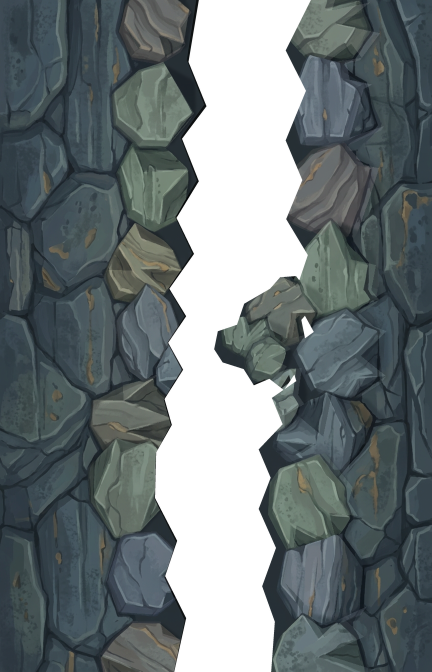
#> input picture design/cave-room/assets/room-albedo.png, 864 x 1344 px (shown at 1/2 size)
$ python finish_assets.py
#> lines starting #> are read from the running program, lines starting #| are printed output that depends on the picture
from pathlib import Path
from PIL import Image
import json

ROOT=Path(__file__).resolve().parent / "assets"
geometry=Image.open(ROOT/'room-albedo.png').convert('RGBA')
#> geometry is the input picture: PIL image 864x1344 RGBA; mean R, G, B, A 58.2, 68, 70.1, 197.8
geometry.save(ROOT/'room-geometry-albedo.png')
paint=Image.open(ROOT/'painted-atlas.png').convert('RGB').resize(geometry.size,Image.Resampling.LANCZOS)
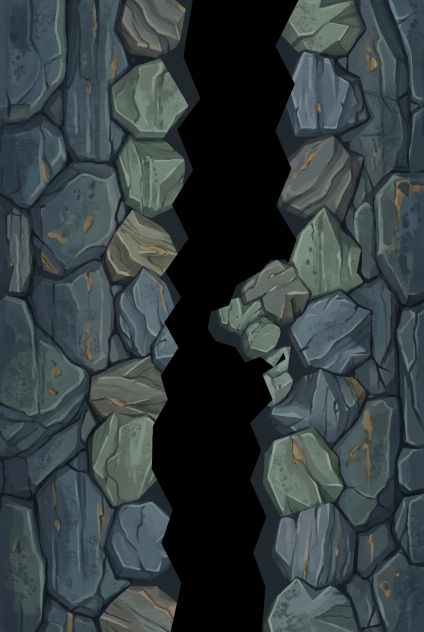
#> input picture design/cave-room/assets/painted-atlas.png, 848 x 1264 px (shown at 1/2 size)
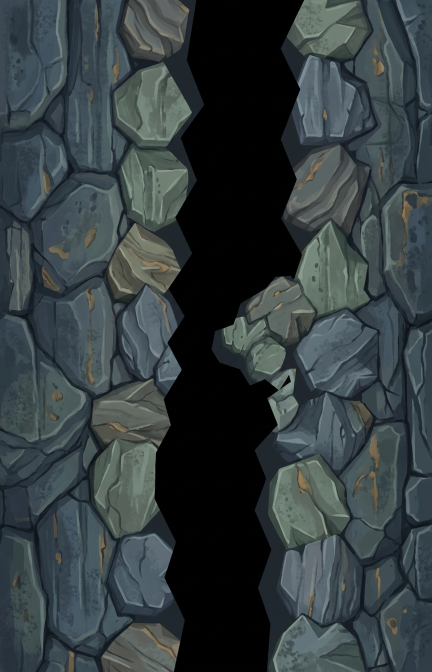
#> paint: PIL image 864x1344 RGB (shown at 1/2 size); mean R, G, B 52.1, 61.4, 63.7
# Preserve the exact existing collision silhouette and its fractional AA coverage.
color=Image.blend(geometry.convert('RGB'),paint,.80).convert('RGBA')
color.putalpha(geometry.getchannel('A'))
color.save(ROOT/'room-albedo.png')
assert list(color.getchannel('A').getdata())==list(geometry.getchannel('A').getdata())
(ROOT/'asset-pipeline.json').write_text(json.dumps(dict(normalSource='projected 3D surface geometry baked offline; not diffuse brightness',diffuseSource='offline image-generated stylized diffuse art blended into the same canonical coverage mask',diffuseMayContain='painted crevices and fixed local AO, not physically complete relightable albedo',limits='Fine painted structure need not exactly match coarse geometric normals; large-scale mesh relief and collider remain authoritative',coverageUnchanged=True,size=geometry.size),indent=2))
print('Attached offline painted diffuse to the exact geometry coverage:',geometry.size)
#| Attached offline painted diffuse to the exact geometry coverage: (864, 1344)
